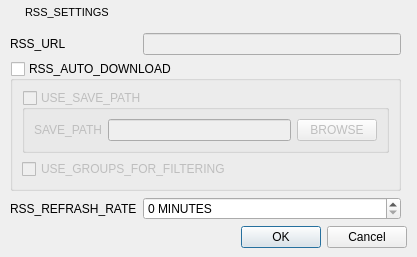
<?xml version="1.0" encoding="UTF-8"?>
<ui version="4.0">
 <class>RssSettings</class>
 <widget class="QWidget" name="RssSettings">
  <property name="geometry">
   <rect>
    <x>0</x>
    <y>0</y>
    <width>417</width>
    <height>235</height>
   </rect>
  </property>
  <property name="windowTitle">
   <string>RSS_FEED_SETTINGS</string>
  </property>
  <property name="windowIcon">
   <iconset resource="ltorrent.qrc">
    <normaloff>:/icons/app.ico</normaloff>:/icons/app.ico</iconset>
  </property>
  <layout class="QVBoxLayout" name="verticalLayout">
   <property name="spacing">
    <number>0</number>
   </property>
   <property name="leftMargin">
    <number>1</number>
   </property>
   <property name="topMargin">
    <number>1</number>
   </property>
   <property name="rightMargin">
    <number>1</number>
   </property>
   <property name="bottomMargin">
    <number>0</number>
   </property>
   <item>
    <widget class="QWidget" name="titleBar" native="true">
     <property name="minimumSize">
      <size>
       <width>0</width>
       <height>23</height>
      </size>
     </property>
     <property name="maximumSize">
      <size>
       <width>16777215</width>
       <height>23</height>
      </size>
     </property>
     <property name="styleSheet">
      <string notr="true"/>
     </property>
     <layout class="QHBoxLayout" name="horizontalLayout">
      <property name="spacing">
       <number>4</number>
      </property>
      <property name="leftMargin">
       <number>5</number>
      </property>
      <property name="topMargin">
       <number>0</number>
      </property>
      <property name="rightMargin">
       <number>1</number>
      </property>
      <property name="bottomMargin">
       <number>0</number>
      </property>
      <item>
       <widget class="QLabel" name="tbMenu">
        <property name="maximumSize">
         <size>
          <width>15</width>
          <height>15</height>
         </size>
        </property>
        <property name="text">
         <string/>
        </property>
        <property name="pixmap">
         <pixmap resource="ltorrent.qrc">:/icons/app.ico</pixmap>
        </property>
        <property name="scaledContents">
         <bool>true</bool>
        </property>
       </widget>
      </item>
      <item>
       <widget class="QLabel" name="LTitle">
        <property name="minimumSize">
         <size>
          <width>100</width>
          <height>22</height>
         </size>
        </property>
        <property name="maximumSize">
         <size>
          <width>16777215</width>
          <height>22</height>
         </size>
        </property>
        <property name="font">
         <font>
          <family>Arial</family>
          <pointsize>8</pointsize>
          <weight>50</weight>
          <bold>false</bold>
          <stylestrategy>PreferDefault</stylestrategy>
         </font>
        </property>
        <property name="styleSheet">
         <string notr="true"/>
        </property>
        <property name="text">
         <string>RSS_SETTINGS</string>
        </property>
        <property name="textFormat">
         <enum>Qt::AutoText</enum>
        </property>
       </widget>
      </item>
      <item>
       <widget class="QPushButton" name="pbClose">
        <property name="minimumSize">
         <size>
          <width>22</width>
          <height>22</height>
         </size>
        </property>
        <property name="maximumSize">
         <size>
          <width>22</width>
          <height>22</height>
         </size>
        </property>
        <property name="iconSize">
         <size>
          <width>22</width>
          <height>22</height>
         </size>
        </property>
        <property name="flat">
         <bool>true</bool>
        </property>
       </widget>
      </item>
     </layout>
    </widget>
   </item>
   <item>
    <widget class="QWidget" name="m_centralWidget" native="true">
     <layout class="QGridLayout" name="gridLayout">
      <item row="4" column="0" colspan="3">
       <widget class="QDialogButtonBox" name="buttonBox">
        <property name="standardButtons">
         <set>QDialogButtonBox::Cancel|QDialogButtonBox::Ok</set>
        </property>
       </widget>
      </item>
      <item row="0" column="1">
       <widget class="QLineEdit" name="m_pRssUrlEdit">
        <property name="enabled">
         <bool>false</bool>
        </property>
       </widget>
      </item>
      <item row="1" column="0" colspan="2">
       <widget class="QGroupBox" name="m_pRssAutoDownloadGroupBox">
        <property name="title">
         <string>RSS_AUTO_DOWNLOAD</string>
        </property>
        <property name="checkable">
         <bool>true</bool>
        </property>
        <property name="checked">
         <bool>false</bool>
        </property>
        <layout class="QGridLayout" name="gridLayout_2">
         <item row="1" column="0" colspan="2">
          <widget class="QCheckBox" name="m_pUseGroupsCheckBox">
           <property name="text">
            <string>USE_GROUPS_FOR_FILTERING</string>
           </property>
          </widget>
         </item>
         <item row="0" column="0" colspan="2">
          <widget class="QGroupBox" name="m_pUseSavePathGroupBox">
           <property name="sizePolicy">
            <sizepolicy hsizetype="Minimum" vsizetype="Minimum">
             <horstretch>0</horstretch>
             <verstretch>0</verstretch>
            </sizepolicy>
           </property>
           <property name="title">
            <string>USE_SAVE_PATH</string>
           </property>
           <property name="checkable">
            <bool>true</bool>
           </property>
           <property name="checked">
            <bool>false</bool>
           </property>
           <layout class="QGridLayout" name="gridLayout_3">
            <item row="0" column="0">
             <widget class="QLabel" name="label_2">
              <property name="text">
               <string>SAVE_PATH</string>
              </property>
             </widget>
            </item>
            <item row="0" column="1">
             <widget class="QLineEdit" name="m_pSavePathEdit"/>
            </item>
            <item row="0" column="2">
             <widget class="QPushButton" name="m_pBrowseButton">
              <property name="text">
               <string>BROWSE</string>
              </property>
             </widget>
            </item>
           </layout>
          </widget>
         </item>
        </layout>
       </widget>
      </item>
      <item row="0" column="0">
       <widget class="QLabel" name="label">
        <property name="text">
         <string>RSS_URL</string>
        </property>
       </widget>
      </item>
      <item row="2" column="0">
       <widget class="QLabel" name="label_3">
        <property name="text">
         <string>RSS_REFRASH_RATE</string>
        </property>
       </widget>
      </item>
      <item row="2" column="1">
       <widget class="QSpinBox" name="m_pRefreshRateSpinBox">
        <property name="suffix">
         <string> MINUTES</string>
        </property>
        <property name="maximum">
         <number>300</number>
        </property>
       </widget>
      </item>
     </layout>
    </widget>
   </item>
  </layout>
 </widget>
 <resources>
  <include location="ltorrent.qrc"/>
 </resources>
 <connections/>
 <slots>
  <slot>MountSelectedFILE()</slot>
 </slots>
</ui>
